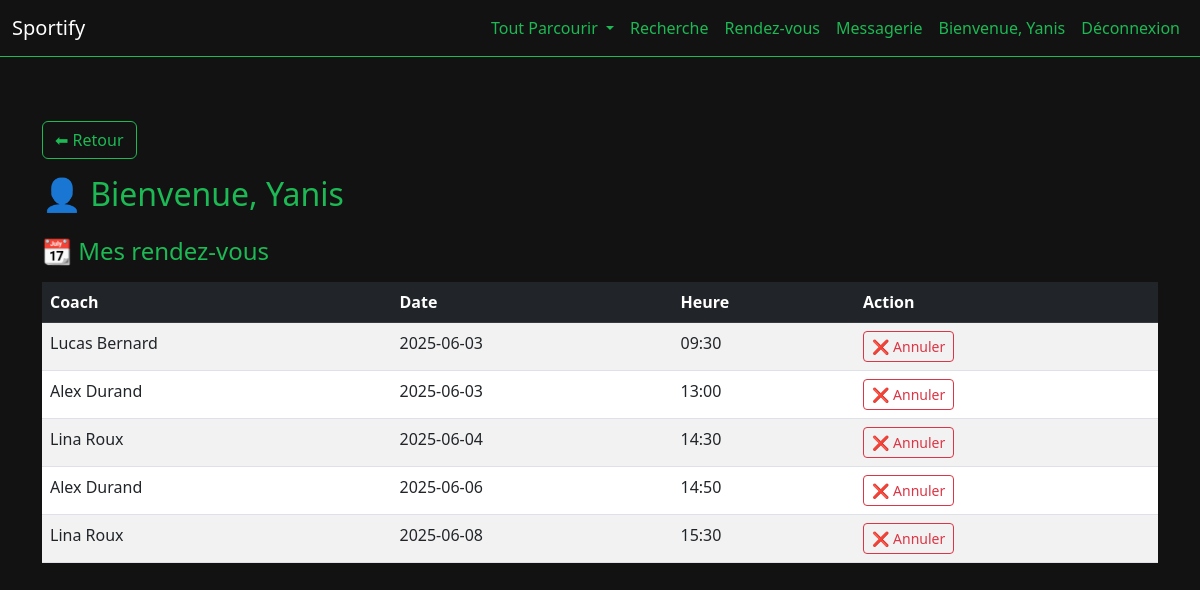
Screenshot of /dashboard/client.php (signed in) with the database file from the repository.
### tables this page shows
CREATE TABLE IF NOT EXISTS `rdvs` (
  `id` int NOT NULL AUTO_INCREMENT,
  `client_id` int DEFAULT NULL,
  `coach_id` int DEFAULT NULL,
  `date_rdv` date DEFAULT NULL,
  `heure_rdv` time DEFAULT NULL,
  `status` enum('confirmé','annulé') DEFAULT 'confirmé',
  PRIMARY KEY (`id`),
  KEY `client_id` (`client_id`),
  KEY `coach_id` (`coach_id`)
);

CREATE TABLE IF NOT EXISTS `users` (
  `id` int NOT NULL AUTO_INCREMENT,
  `nom` varchar(100) DEFAULT NULL,
  `prenom` varchar(100) DEFAULT NULL,
  `email` varchar(100) DEFAULT NULL,
  `mot_de_passe` varchar(255) DEFAULT NULL,
  `role` enum('client','coach','admin') NOT NULL,
  `adresse` text,
  `carte_etudiant` varchar(50) DEFAULT NULL,
  `telephone` varchar(20) DEFAULT NULL,
  `activite` varchar(50) DEFAULT NULL,
  PRIMARY KEY (`id`),
  UNIQUE KEY `email` (`email`)
);

### dashboard/client.php (the view, shortened to what this page needs)
<?php
include '../includes/db.php';
$client_id = $_SESSION['user_id'];
$stmt = $conn->prepare("
    SELECT rdvs.id, rdvs.date_rdv, rdvs.heure_rdv, users.nom AS coach_nom, users.prenom AS coach_prenom
    FROM rdvs
    JOIN coachs ON rdvs.coach_id = coachs.id
    JOIN users ON coachs.user_id = users.id
    WHERE rdvs.client_id = ?
    ORDER BY rdvs.date_rdv, rdvs.heure_rdv
");
$stmt->bind_param("i", $client_id);
$stmt->execute();
$result = $stmt->get_result();
?>
<!DOCTYPE html>
<html lang="fr">
<head>
    <link href="https://cdn.jsdelivr.net/npm/bootstrap@5.3.0/dist/css/bootstrap.min.css" rel="stylesheet">
    <link rel="stylesheet" href="../css/style.css">
</head>
<body>
<?php include '../includes/navbar.php'; ?>
<div class="container mt-5">
    <a href="javascript:history.back()" class="btn btn-outline-secondary mt-3 mb-3">⬅ Retour</a>
    <h2>👤 Bienvenue, <?= htmlspecialchars($_SESSION['prenom']) ?></h2>
    <h4 class="mt-4">📆 Mes rendez-vous</h4>
    <?php if ($result->num_rows > 0): ?>
        <table class="table table-striped mt-3">
            <thead class="table-dark">
                <tr>
                    <th>Coach</th>
                    <th>Date</th>
                    <th>Heure</th>
                    <th>Action</th>
                </tr>
            </thead>
            <tbody>
                <?php while ($row = $result->fetch_assoc()): ?>
                    <tr>
                        <td><?= htmlspecialchars($row['coach_prenom'] . ' ' . $row['coach_nom']) ?></td>
                        <td><?= htmlspecialchars($row['date_rdv']) ?></td>
                        <td><?= substr($row['heure_rdv'], 0, 5) ?></td>
                        <td>
                            <a href="?cancel_id=<?= $row['id'] ?>"
                               class="btn btn-outline-danger btn-sm"
                               onclick="return confirm('Voulez-vous annuler ce rendez-vous ?')">
                               ❌ Annuler
                            </a>
                        </td>
                    </tr>
                <?php endwhile; ?>
            </tbody>
        </table>
    <?php else: ?>
        <div class="alert alert-warning mt-3">Vous n'avez aucun rendez-vous prévu.</div>
    <?php endif; ?>
</div>
</body>
</html>

### css/style.css (style rules this page uses)
body { background-color: #121212; color: #fff; font-family: 'Segoe UI', Tahoma, Geneva, Verdana, sans-serif; margin: 0; padding: 0; }
.btn-outline-secondary { color: #1db954; border-color: #1db954; transition: all 0.3s ease; }
.table { color: #fff; }
.table-dark { background-color: #181818 !important; color: #1db954 !important; }
.table-striped > tbody > tr:nth-of-type(odd) { background-color: #222 !important; }
::placeholder { color: #8ef58e; opacity: 1; }
h1, h2, h3, h4, h5, h6 { color: #1db954; }
a, a:visited { color: #1db954; text-decoration: none; }

### rows the page displays
rdvs: users.prenom+nom "Lucas Bernard", date_rdv "2025-06-03", heure_rdv "09:30"
rdvs: users.prenom+nom "Alex Durand", date_rdv "2025-06-03", heure_rdv "13:00"
rdvs: users.prenom+nom "Lina Roux", date_rdv "2025-06-04", heure_rdv "14:30"
rdvs: users.prenom+nom "Alex Durand", date_rdv "2025-06-06", heure_rdv "14:50"
rdvs: users.prenom+nom "Lina Roux", date_rdv "2025-06-08", heure_rdv "15:30"

### other values shown
$_SESSION['prenom'] "Yanis"
